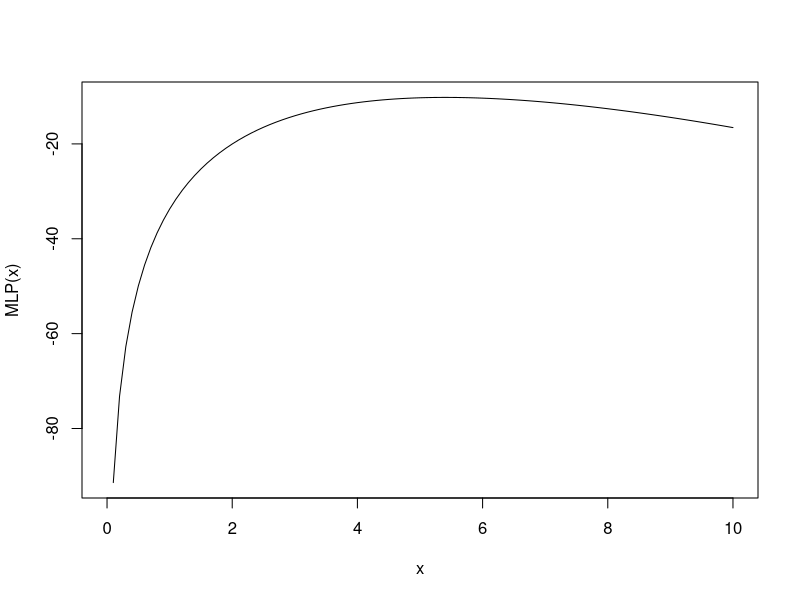
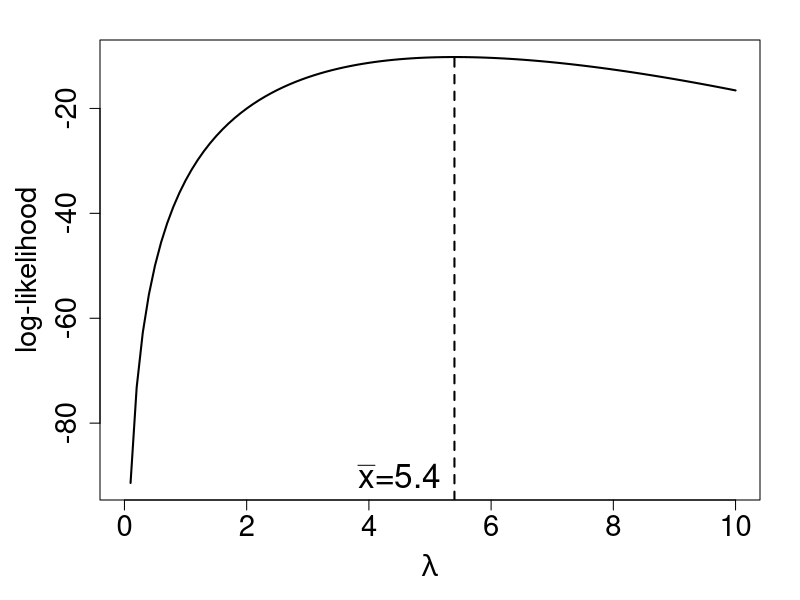

R code for these plots, in order:
# Specify your working directory on the computer. The folder should (ideally) contain the data sets used in the exercises.
setwd('C:/Users/123456/Documents/Book/Data')

# Possible solutions to the exercises in chapter 9

################
# Exercise 9.1 #
################

MLP <- function(lambda){
27*log(lambda) - log(factorial(4)*factorial(3)*factorial(8)*factorial(6)*factorial(6)) - 5*lambda
}

curve(MLP, from=0, to=10) # simple solution, nicer graph produced below

pdf(file="exercise_9.1_b.pdf")
par(mar= c(5, 5, 2, 2))
curve(MLP, from=0, to=10, xlab=expression(lambda), ylab="log-likelihood", cex.axis=1.75,cex.lab=1.75,cex=1.5,lwd=2)
lines(c(5.4,5.4),c(-1000,MLP(5.4)),lwd=2,type="l",lty=2)
text(4.5,-90,expression(paste(bar(x),"=5.4")),cex=2)
dev.off()

################
# Exercise 9.5 #
################

eland <- c(450,730,700,600,620,660,850,520,490,670,700,820,910,770,760,620,550,520,590,490,620,660,940,790)
t.test(eland)$conf.int

################
# Exercise 9.8 #
################

binom.test(11,104)$conf.int

##################
# Exercise 9.11  #
##################

pizza <- read.csv("pizza_delivery.csv")
attach(pizza)

timecat     <- cut(time, breaks=c(-1,30,150))

library(epitools)  #make sure the library is installed, e.g using install.packages("epitools")
oddsratio(table(timecat,operator), method="wald")
